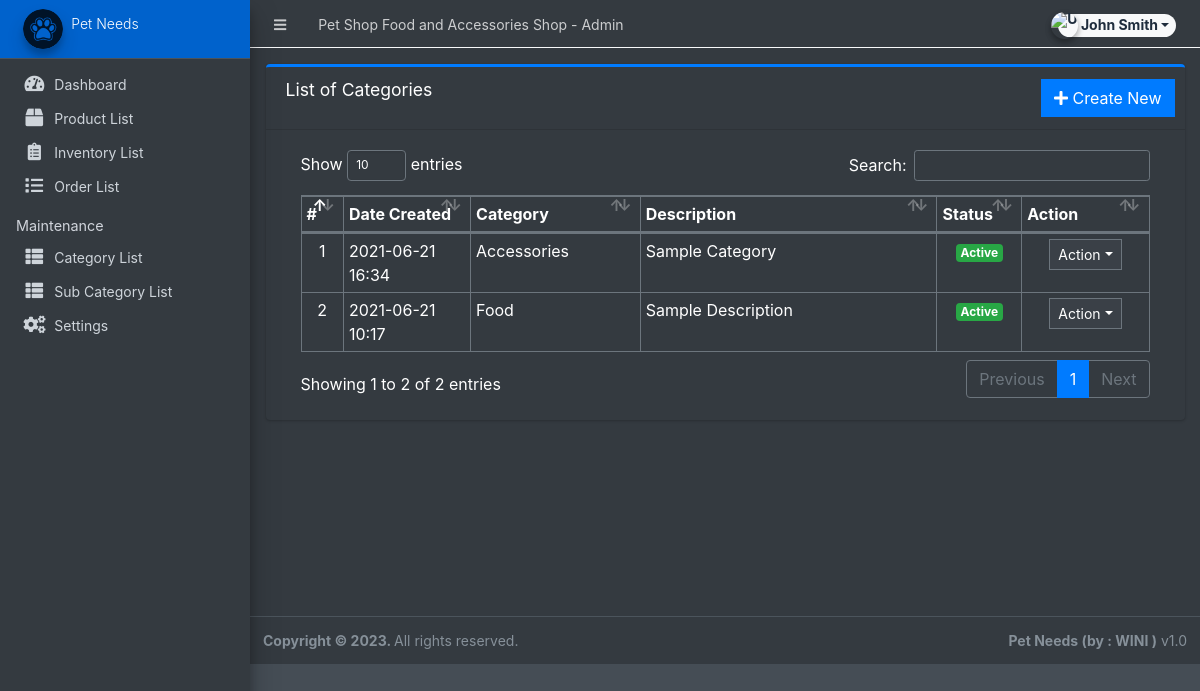
The page /admin/?page=maintenance/category (signed in) on the database as committed earlier.
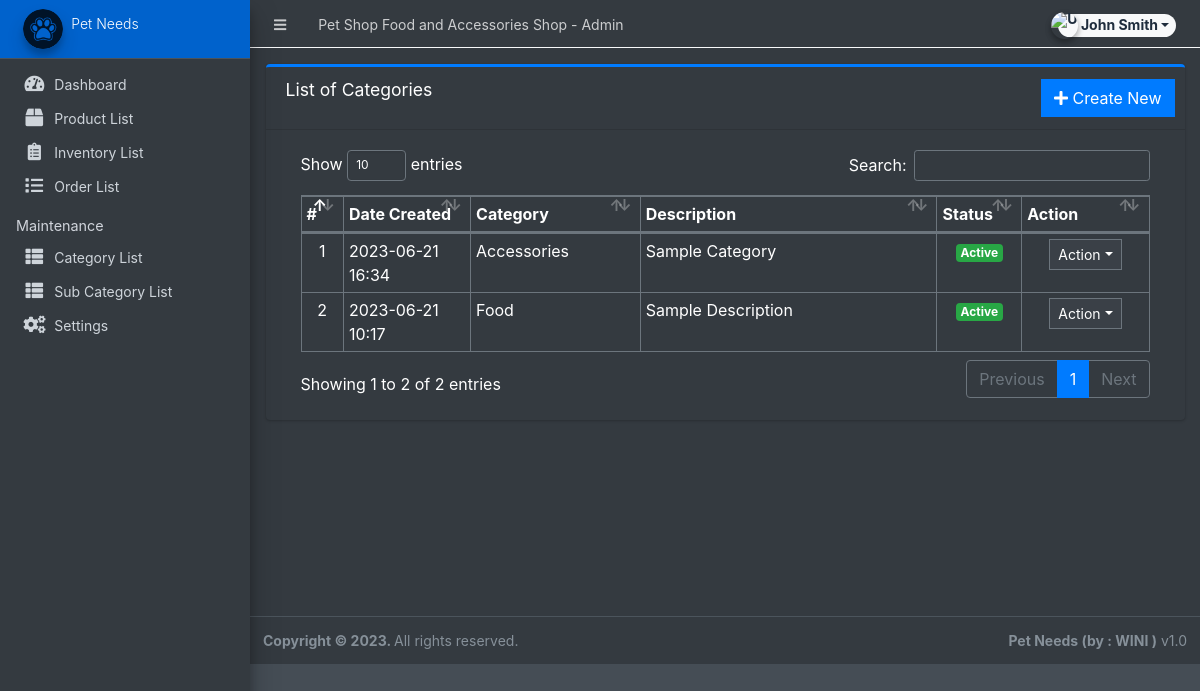
The same page on the database as committed later.
### tables this page shows
CREATE TABLE `categories` (
  `id` int(30) NOT NULL,
  `category` varchar(250) NOT NULL,
  `description` text DEFAULT NULL,
  `status` tinyint(1) NOT NULL DEFAULT 1,
  `date_created` datetime NOT NULL DEFAULT current_timestamp()
);

### admin/maintenance/category.php (the view, shortened to what this page needs)
<div class="card card-outline card-primary">
	<div class="card-header">
		<h3 class="card-title">List of Categories</h3>
		<div class="card-tools">
			<a href="?page=maintenance/manage_category" class="btn btn-flat btn-primary"><span class="fas fa-plus"></span>  Create New</a>
		</div>
	</div>
	<div class="card-body">
		<div class="container-fluid">
        <div class="container-fluid">
			<table class="table table-bordered table-stripped">
				<colgroup>
					<col width="5%">
					<col width="15%">
					<col width="20%">
					<col width="35%">
					<col width="10%">
					<col width="15%">
				</colgroup>
				<thead>
					<tr>
						<th>#</th>
						<th>Date Created</th>
						<th>Category</th>
						<th>Description</th>
						<th>Status</th>
						<th>Action</th>
					</tr>
				</thead>
				<tbody>
					<?php
					$i = 1;
						$qry = $conn->query("SELECT * from `categories` order by unix_timestamp(date_created) desc ");
						while($row = $qry->fetch_assoc()):
                            $row['description'] = strip_tags(stripslashes(html_entity_decode($row['description'])));
					?>
						<tr>
							<td class="text-center"><?php echo $i++; ?></td>
							<td><?php echo date("Y-m-d H:i",strtotime($row['date_created'])) ?></td>
							<td><?php echo $row['category'] ?></td>
							<td ><p class="truncate-1 m-0"><?php echo $row['description'] ?></p></td>
							<td class="text-center">
                                <?php if($row['status'] == 1): ?>
                                    <span class="badge badge-success">Active</span>
                                <?php else: ?>
                                    <span class="badge badge-danger">Inactive</span>
                                <?php endif; ?>
                            </td>
							<td align="center">
								 <button type="button" class="btn btn-flat btn-default btn-sm dropdown-toggle dropdown-icon" data-toggle="dropdown">
				                  		Action
				                  </button>
							</td>
						</tr>
					<?php endwhile; ?>
				</tbody>
			</table>
		</div>
		</div>
	</div>
</div>

Rows that differ between the two databases and show on the page:
changed categories "Accessories": date_created "2021-06-21 16:34" → "2023-06-21 16:34"
changed categories "Food": date_created "2021-06-21 10:17" → "2023-06-21 10:17"
